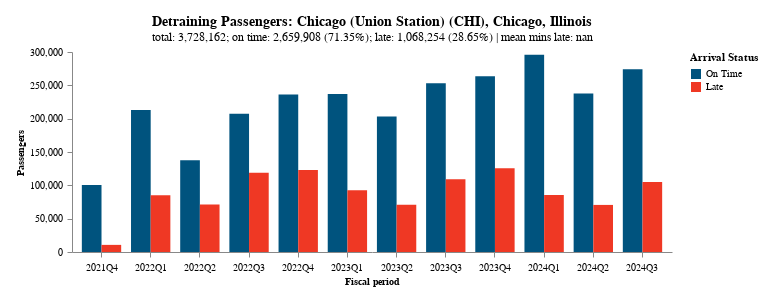

The notebook cell saved with this chart:
### Markdown cell above
### 3.13 CHI: visualize detraining passengers

Visualize CHI detraining passengers, both on-time and late, across all years and quarters with a
bar chart.

### Code cell
# Assemble the data for the chart
chrt_data = vis_bar.create_detrain_chart_frame(chi_qtr_stats, CHRT_BAR["columns"])

# Get station code, station name, city, and state to use in the chart title
text = frm.drop_dups_and_squeeze(
    chi, [COLS["station_code"], COLS["station"], COLS["city"], COLS["state"]]
)

# Chart title
title_txt = (
    f"Detraining Passengers: {text['Arrival Station']} ({text['Arrival Station Code']}), "
    f"{text['City']}, {text['State']}"
)
title = ttl.format_title(chi_stats, title_txt)

# Create and display grouped bar chart
chart = vis_bar.create_grouped_bar_chart(
    chrt_data,
    "Fiscal Period:N",
    "Passengers:Q",
    "Arrival Status:N",
    CHRT_BAR["xoffset_sort"],
    CHRT_BAR["colors"],
    title,
)

chart.display()

### Figure 1 — Vega-Lite specification as saved in the notebook (floating-point values rounded to 4 significant figures)
{"config": {"view": {"continuousWidth": 300, "continuousHeight": 300, "stroke": null, "strokeWidth": 0}}, "layer": [{"mark": {"type": "bar"}, "encoding": {"color": {"field": "Arrival Status", "scale": {"domain": ["On Time", "Late"], "range": ["#00537e", "#ef3824"]}, "title": "Arrival Status", "type": "nominal"}, "tooltip": [{"field": "Fiscal Period", "type": "nominal"}, {"field": "Arrival Status", "type": "nominal"}, {"field": "Passengers", "type": "quantitative"}], "x": {"axis": {"labelAngle": 0, "labelFontWeight": "normal", "labelPadding": 5, "title": "Fiscal period", "titleFontSize": 10, "titleFontWeight": "bold"}, "field": "Fiscal Period", "type": "nominal"}, "xOffset": {"field": "Arrival Status", "sort": ["On Time", "Late"], "type": "nominal"}, "y": {"axis": {"grid": false, "labelAngle": 0, "labelFontWeight": "normal", "labelPadding": 5, "title": "Passengers", "titleFontSize": 10, "titleFontWeight": "bold"}, "field": "Passengers", "type": "quantitative"}}}], "data": {"name": "data-f875929e655d747e7d0fa72e1ad06093"}, "height": 200, "padding": 15, "title": {"text": ["Detraining Passengers: Chicago (Union Station) (CHI), Chicago, Illinois"], "subtitle": "total: 3,728,162; on time: 2,659,908 (71.35%); late: 1,068,254 (28.65%) | mean mins late: nan", "anchor": "middle", "fontSize": 14, "subtitleFontSize": 12}, "width": 600, "$schema": "https://vega.github.io/schema/vega-lite/v5.20.1.json", "datasets": {"data-f875929e655d747e7d0fa72e1ad06093": [{"Fiscal Period": "2021Q4", "Arrival Status": "On Time", "Passengers": 100657}, {"Fiscal Period": "2022Q1", "Arrival Status": "On Time", "Passengers": 213042}, {"Fiscal Period": "2022Q2", "Arrival Status": "On Time", "Passengers": 137608}, {"Fiscal Period": "2022Q3", "Arrival Status": "On Time", "Passengers": 207279}, {"Fiscal Period": "2022Q4", "Arrival Status": "On Time", "Passengers": 236294}, {"Fiscal Period": "2023Q1", "Arrival Status": "On Time", "Passengers": 237187}, {"Fiscal Period": "2023Q2", "Arrival Status": "On Time", "Passengers": 203098}, {"Fiscal Period": "2023Q3", "Arrival Status": "On Time", "Passengers": 253253}, {"Fiscal Period": "2023Q4", "Arrival Status": "On Time", "Passengers": 263619}, {"Fiscal Period": "2024Q1", "Arrival Status": "On Time", "Passengers": 295848}, {"Fiscal Period": "2024Q2", "Arrival Status": "On Time", "Passengers": 237904}, {"Fiscal Period": "2024Q3", "Arrival Status": "On Time", "Passengers": 274119}, {"Fiscal Period": "2021Q4", "Arrival Status": "Late", "Passengers": 10687}, {"Fiscal Period": "2022Q1", "Arrival Status": "Late", "Passengers": 85085}, {"Fiscal Period": "2022Q2", "Arrival Status": "Late", "Passengers": 71142}, {"Fiscal Period": "2022Q3", "Arrival Status": "Late", "Passengers": 118808}, {"Fiscal Period": "2022Q4", "Arrival Status": "Late", "Passengers": 122908}, {"Fiscal Period": "2023Q1", "Arrival Status": "Late", "Passengers": 92802}, {"Fiscal Period": "2023Q2", "Arrival Status": "Late", "Passengers": 70810}, {"Fiscal Period": "2023Q3", "Arrival Status": "Late", "Passengers": 109215}, {"Fiscal Period": "2023Q4", "Arrival Status": "Late", "Passengers": 125618}, {"Fiscal Period": "2024Q1", "Arrival Status": "Late", "Passengers": 85648}, {"Fiscal Period": "2024Q2", "Arrival Status": "Late", "Passengers": 70619}, {"Fiscal Period": "2024Q3", "Arrival Status": "Late", "Passengers": 104912}]}}
